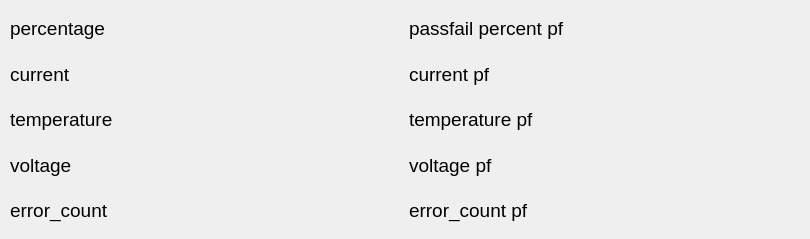
        <widget class="QWidget" name="battery">
         <widget class="QWidget" name="verticalLayoutWidget_6">
          <property name="geometry">
           <rect>
            <x>10</x>
            <y>9</y>
            <width>791</width>
            <height>221</height>
           </rect>
          </property>
          <layout class="QVBoxLayout" name="verticalLayout_7">
           <item>
            <layout class="QHBoxLayout" name="horizontalLayout_6">
             <item>
              <widget class="QLabel" name="bat_percentage">
               <property name="font">
                <font>
                 <pointsize>14</pointsize>
                </font>
               </property>
               <property name="text">
                <string>percentage</string>
               </property>
              </widget>
             </item>
             <item>
              <widget class="QLabel" name="bat_percentage_passfail">
               <property name="font">
                <font>
                 <pointsize>14</pointsize>
                </font>
               </property>
               <property name="text">
                <string>passfail percent pf</string>
               </property>
              </widget>
             </item>
            </layout>
           </item>
           <item>
            <layout class="QHBoxLayout" name="horizontalLayout_7">
             <item>
              <widget class="QLabel" name="bat_current">
               <property name="font">
                <font>
                 <pointsize>14</pointsize>
                </font>
               </property>
               <property name="text">
                <string>current</string>
               </property>
              </widget>
             </item>
             <item>
              <widget class="QLabel" name="bat_current_passfail">
               <property name="font">
                <font>
                 <pointsize>14</pointsize>
                </font>
               </property>
               <property name="text">
                <string>current pf</string>
               </property>
              </widget>
             </item>
            </layout>
           </item>
           <item>
            <layout class="QHBoxLayout" name="horizontalLayout_8">
             <item>
              <widget class="QLabel" name="bat_temp">
               <property name="font">
                <font>
                 <pointsize>14</pointsize>
                </font>
               </property>
               <property name="text">
                <string>temperature</string>
               </property>
              </widget>
             </item>
             <item>
              <widget class="QLabel" name="bat_temp_passfail">
               <property name="font">
                <font>
                 <pointsize>14</pointsize>
                </font>
               </property>
               <property name="text">
                <string>temperature pf</string>
               </property>
              </widget>
             </item>
            </layout>
           </item>
           <item>
            <layout class="QHBoxLayout" name="horizontalLayout_9">
             <item>
              <widget class="QLabel" name="bat_voltage">
               <property name="font">
                <font>
                 <pointsize>14</pointsize>
                </font>
               </property>
               <property name="text">
                <string>voltage</string>
               </property>
              </widget>
             </item>
             <item>
              <widget class="QLabel" name="bat_voltage_passfail">
               <property name="font">
                <font>
                 <pointsize>14</pointsize>
                </font>
               </property>
               <property name="text">
                <string>voltage pf</string>
               </property>
              </widget>
             </item>
            </layout>
           </item>
           <item>
            <layout class="QHBoxLayout" name="horizontalLayout_10">
             <item>
              <widget class="QLabel" name="bat_error_count">
               <property name="font">
                <font>
                 <pointsize>14</pointsize>
                </font>
               </property>
               <property name="text">
                <string>error_count</string>
               </property>
              </widget>
             </item>
             <item>
              <widget class="QLabel" name="bat_error_count_passfail">
               <property name="font">
                <font>
                 <pointsize>14</pointsize>
                </font>
               </property>
               <property name="text">
                <string>error_count pf</string>
               </property>
              </widget>
             </item>
            </layout>
           </item>
          </layout>
         </widget>
        </widget>
